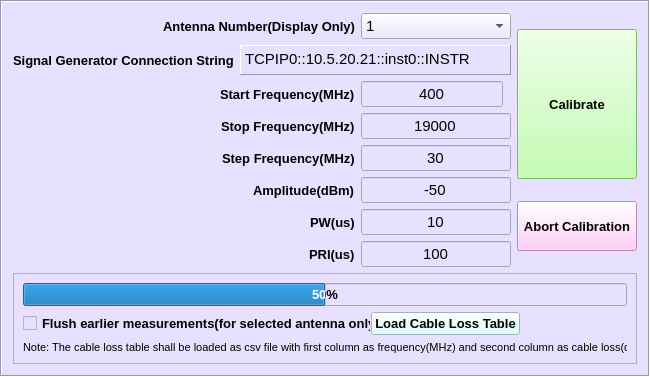
            <widget class="QFrame" name="frame_7">
             <property name="minimumSize">
              <size>
               <width>650</width>
               <height>0</height>
              </size>
             </property>
             <property name="maximumSize">
              <size>
               <width>650</width>
               <height>16777215</height>
              </size>
             </property>
             <property name="font">
              <font>
               <family>Arial</family>
               <pointsize>9</pointsize>
              </font>
             </property>
             <property name="styleSheet">
              <string notr="true">background-color: rgb(231, 225, 255);</string>
             </property>
             <property name="frameShape">
              <enum>QFrame::Box</enum>
             </property>
             <property name="frameShadow">
              <enum>QFrame::Sunken</enum>
             </property>
             <layout class="QGridLayout" name="gridLayout_167">
              <item row="0" column="0">
               <layout class="QGridLayout" name="gridLayout_162">
                <item row="0" column="1" rowspan="3">
                 <layout class="QGridLayout" name="gridLayout_186">
                  <item row="0" column="0">
                   <widget class="QPushButton" name="PB_Calibrate">
                    <property name="minimumSize">
                     <size>
                      <width>120</width>
                      <height>150</height>
                     </size>
                    </property>
                    <property name="maximumSize">
                     <size>
                      <width>120</width>
                      <height>16777215</height>
                     </size>
                    </property>
                    <property name="font">
                     <font>
                      <family>Arial</family>
                      <pointsize>10</pointsize>
                      <weight>75</weight>
                      <bold>true</bold>
                     </font>
                    </property>
                    <property name="toolTip">
                     <string>Calibrate</string>
                    </property>
                    <property name="styleSheet">
                     <string notr="true">background-color: rgb(177, 255, 155);</string>
                    </property>
                    <property name="text">
                     <string>Calibrate</string>
                    </property>
                   </widget>
                  </item>
                  <item row="1" column="0">
                   <widget class="QPushButton" name="PB_Abort_Cal">
                    <property name="maximumSize">
                     <size>
                      <width>16777215</width>
                      <height>50</height>
                     </size>
                    </property>
                    <property name="font">
                     <font>
                      <family>Arial</family>
                      <pointsize>10</pointsize>
                      <weight>75</weight>
                      <bold>true</bold>
                     </font>
                    </property>
                    <property name="toolTip">
                     <string>Abort</string>
                    </property>
                    <property name="styleSheet">
                     <string notr="true">background-color: rgb(255, 194, 245);</string>
                    </property>
                    <property name="text">
                     <string>Abort Calibration</string>
                    </property>
                   </widget>
                  </item>
                 </layout>
                </item>
                <item row="0" column="0">
                 <layout class="QGridLayout" name="gridLayout_160">
                  <item row="0" column="0" alignment="Qt::AlignRight">
                   <widget class="QLabel" name="label_94">
                    <property name="font">
                     <font>
                      <family>Arial</family>
                      <pointsize>10</pointsize>
                      <weight>75</weight>
                      <bold>true</bold>
                     </font>
                    </property>
                    <property name="styleSheet">
                     <string notr="true"/>
                    </property>
                    <property name="text">
                     <string>Antenna Number(Display Only)</string>
                    </property>
                   </widget>
                  </item>
                  <item row="0" column="1">
                   <widget class="QComboBox" name="CB_Ant_Num">
                    <property name="maximumSize">
                     <size>
                      <width>150</width>
                      <height>16777215</height>
                     </size>
                    </property>
                    <property name="font">
                     <font>
                      <family>Arial</family>
                      <pointsize>11</pointsize>
                      <weight>50</weight>
                      <bold>false</bold>
                     </font>
                    </property>
                    <property name="toolTip">
                     <string>Antenna Number</string>
                    </property>
                    <item>
                     <property name="text">
                      <string>1</string>
                     </property>
                    </item>
                   </widget>
                  </item>
                 </layout>
                </item>
                <item row="2" column="0">
                 <layout class="QGridLayout" name="gridLayout_161">
                  <item row="0" column="0" alignment="Qt::AlignRight">
                   <widget class="QLabel" name="label_95">
                    <property name="font">
                     <font>
                      <family>Arial</family>
                      <pointsize>10</pointsize>
                      <weight>75</weight>
                      <bold>true</bold>
                     </font>
                    </property>
                    <property name="text">
                     <string>Start Frequency(MHz)</string>
                    </property>
                   </widget>
                  </item>
                  <item row="0" column="1" alignment="Qt::AlignLeft">
                   <widget class="QLineEdit" name="lineEdit_RWR_StartFreq">
                    <property name="maximumSize">
                     <size>
                      <width>150</width>
                      <height>16777215</height>
                     </size>
                    </property>
                    <property name="font">
                     <font>
                      <family>Arial</family>
                      <pointsize>11</pointsize>
                      <weight>50</weight>
                      <bold>false</bold>
                     </font>
                    </property>
                    <property name="toolTip">
                     <string>Start Frequency</string>
                    </property>
                    <property name="text">
                     <string>400</string>
                    </property>
                    <property name="alignment">
                     <set>Qt::AlignCenter</set>
                    </property>
                   </widget>
                  </item>
                  <item row="1" column="0" alignment="Qt::AlignRight">
                   <widget class="QLabel" name="label_96">
                    <property name="font">
                     <font>
                      <family>Arial</family>
                      <pointsize>10</pointsize>
                      <weight>75</weight>
                      <bold>true</bold>
                     </font>
                    </property>
                    <property name="text">
                     <string>Stop Frequency(MHz)</string>
                    </property>
                   </widget>
                  </item>
                  <item row="1" column="1">
                   <widget class="QLineEdit" name="lineEdit_RWR_StopFreq">
                    <property name="maximumSize">
                     <size>
                      <width>150</width>
                      <height>16777215</height>
                     </size>
                    </property>
                    <property name="font">
                     <font>
                      <family>Arial</family>
                      <pointsize>11</pointsize>
                      <weight>50</weight>
                      <bold>false</bold>
                     </font>
                    </property>
                    <property name="toolTip">
                     <string>Stop Frequency</string>
                    </property>
                    <property name="text">
                     <string>19000</string>
                    </property>
                    <property name="alignment">
                     <set>Qt::AlignCenter</set>
                    </property>
                   </widget>
                  </item>
                  <item row="2" column="0" alignment="Qt::AlignRight">
                   <widget class="QLabel" name="label_102">
                    <property name="font">
                     <font>
                      <family>Arial</family>
                      <pointsize>10</pointsize>
                      <weight>75</weight>
                      <bold>true</bold>
                     </font>
                    </property>
                    <property name="text">
                     <string>Step Frequency(MHz)</string>
                    </property>
                   </widget>
                  </item>
                  <item row="2" column="1">
                   <widget class="QLineEdit" name="lineEdit_RWR_StepFreq">
                    <property name="maximumSize">
                     <size>
                      <width>150</width>
                      <height>16777215</height>
                     </size>
                    </property>
                    <property name="font">
                     <font>
                      <family>Arial</family>
                      <pointsize>11</pointsize>
                      <weight>50</weight>
                      <bold>false</bold>
                     </font>
                    </property>
                    <property name="toolTip">
                     <string>Step Frequency</string>
                    </property>
                    <property name="text">
                     <string>30</string>
                    </property>
                    <property name="alignment">
                     <set>Qt::AlignCenter</set>
                    </property>
                   </widget>
                  </item>
                  <item row="3" column="0" alignment="Qt::AlignRight">
                   <widget class="QLabel" name="label_100">
                    <property name="font">
                     <font>
                      <family>Arial</family>
                      <pointsize>10</pointsize>
                      <weight>75</weight>
                      <bold>true</bold>
                     </font>
                    </property>
                    <property name="text">
                     <string>Amplitude(dBm)</string>
                    </property>
                   </widget>
                  </item>
                  <item row="3" column="1">
                   <widget class="QLineEdit" name="lineEdit_RWR_Ampl">
                    <property name="maximumSize">
                     <size>
                      <width>150</width>
                      <height>16777215</height>
                     </size>
                    </property>
                    <property name="font">
                     <font>
                      <family>Arial</family>
                      <pointsize>11</pointsize>
                      <weight>50</weight>
                      <bold>false</bold>
                     </font>
                    </property>
                    <property name="toolTip">
                     <string>Amplitude</string>
                    </property>
                    <property name="text">
                     <string>-50</string>
                    </property>
                    <property name="alignment">
                     <set>Qt::AlignCenter</set>
                    </property>
                   </widget>
                  </item>
                  <item row="4" column="0" alignment="Qt::AlignRight">
                   <widget class="QLabel" name="label_98">
                    <property name="font">
                     <font>
                      <family>Arial</family>
                      <pointsize>10</pointsize>
                      <weight>75</weight>
                      <bold>true</bold>
                     </font>
                    </property>
                    <property name="text">
                     <string>PW(us)</string>
                    </property>
                   </widget>
                  </item>
                  <item row="4" column="1">
                   <widget class="QLineEdit" name="lineEdit_RWR_PW">
                    <property name="maximumSize">
                     <size>
                      <width>150</width>
                      <height>16777215</height>
                     </size>
                    </property>
                    <property name="font">
                     <font>
                      <family>Arial</family>
                      <pointsize>11</pointsize>
                      <weight>50</weight>
                      <bold>false</bold>
                     </font>
                    </property>
                    <property name="toolTip">
                     <string>PulseWidth</string>
                    </property>
                    <property name="text">
                     <string>10</string>
                    </property>
                    <property name="alignment">
                     <set>Qt::AlignCenter</set>
                    </property>
                   </widget>
                  </item>
                  <item row="5" column="0" alignment="Qt::AlignRight">
                   <widget class="QLabel" name="label_99">
                    <property name="font">
                     <font>
                      <family>Arial</family>
                      <pointsize>10</pointsize>
                      <weight>75</weight>
                      <bold>true</bold>
                     </font>
                    </property>
                    <property name="text">
                     <string>PRI(us)</string>
                    </property>
                   </widget>
                  </item>
                  <item row="5" column="1">
                   <widget class="QLineEdit" name="lineEdit_RWR_PRI">
                    <property name="maximumSize">
                     <size>
                      <width>150</width>
                      <height>16777215</height>
                     </size>
                    </property>
                    <property name="font">
                     <font>
                      <family>Arial</family>
                      <pointsize>11</pointsize>
                      <weight>50</weight>
                      <bold>false</bold>
                     </font>
                    </property>
                    <property name="toolTip">
                     <string>PRI</string>
                    </property>
                    <property name="text">
                     <string>100</string>
                    </property>
                    <property name="alignment">
                     <set>Qt::AlignCenter</set>
                    </property>
                   </widget>
                  </item>
                 </layout>
                </item>
                <item row="1" column="0">
                 <layout class="QGridLayout" name="gridLayout_159">
                  <item row="0" column="0">
                   <widget class="QLabel" name="label_97">
                    <property name="font">
                     <font>
                      <family>Arial</family>
                      <pointsize>10</pointsize>
                      <weight>75</weight>
                      <bold>true</bold>
                     </font>
                    </property>
                    <property name="text">
                     <string>Signal Generator Connection String</string>
                    </property>
                   </widget>
                  </item>
                  <item row="0" column="1" alignment="Qt::AlignTop">
                   <widget class="QTextEdit" name="textEdit_RWR_SigGen">
                    <property name="minimumSize">
                     <size>
                      <width>0</width>
                      <height>0</height>
                     </size>
                    </property>
                    <property name="maximumSize">
                     <size>
                      <width>16777215</width>
                      <height>30</height>
                     </size>
                    </property>
                    <property name="font">
                     <font>
                      <family>Arial</family>
                      <pointsize>11</pointsize>
                      <weight>50</weight>
                      <bold>false</bold>
                     </font>
                    </property>
                    <property name="toolTip">
                     <string>Signal Generator</string>
                    </property>
                    <property name="frameShape">
                     <enum>QFrame::Panel</enum>
                    </property>
                    <property name="frameShadow">
                     <enum>QFrame::Raised</enum>
                    </property>
                    <property name="html">
                     <string>&lt;!DOCTYPE HTML PUBLIC &quot;-//W3C//DTD HTML 4.0//EN&quot; &quot;http://www.w3.org/TR/REC-html40/strict.dtd&quot;&gt;
&lt;html&gt;&lt;head&gt;&lt;meta name=&quot;qrichtext&quot; content=&quot;1&quot; /&gt;&lt;style type=&quot;text/css&quot;&gt;
p, li { white-space: pre-wrap; }
&lt;/style&gt;&lt;/head&gt;&lt;body style=&quot; font-family:'Arial'; font-size:11pt; font-weight:400; font-style:normal;&quot;&gt;
&lt;p style=&quot; margin-top:0px; margin-bottom:0px; margin-left:0px; margin-right:0px; -qt-block-indent:0; text-indent:0px;&quot;&gt;&lt;span style=&quot; font-family:'MS Shell Dlg 2';&quot;&gt;TCPIP0::10.5.20.21::inst0::INSTR&lt;/span&gt;&lt;/p&gt;&lt;/body&gt;&lt;/html&gt;</string>
                    </property>
                    <property name="acceptRichText">
                     <bool>true</bool>
                    </property>
                   </widget>
                  </item>
                 </layout>
                </item>
               </layout>
              </item>
              <item row="1" column="0">
               <widget class="QFrame" name="frame_5">
                <property name="frameShape">
                 <enum>QFrame::StyledPanel</enum>
                </property>
                <property name="frameShadow">
                 <enum>QFrame::Raised</enum>
                </property>
                <layout class="QGridLayout" name="gridLayout_163">
                 <item row="0" column="0">
                  <layout class="QGridLayout" name="gridLayout_187">
                   <property name="horizontalSpacing">
                    <number>0</number>
                   </property>
                   <item row="0" column="0" colspan="2">
                    <widget class="QProgressBar" name="progressBar">
                     <property name="font">
                      <font>
                       <family>Arial</family>
                       <pointsize>10</pointsize>
                       <weight>75</weight>
                       <bold>true</bold>
                      </font>
                     </property>
                     <property name="value">
                      <number>50</number>
                     </property>
                    </widget>
                   </item>
                   <item row="1" column="0">
                    <widget class="QCheckBox" name="checkBox_Flush">
                     <property name="font">
                      <font>
                       <family>Arial</family>
                       <pointsize>10</pointsize>
                       <weight>75</weight>
                       <bold>true</bold>
                      </font>
                     </property>
                     <property name="text">
                      <string>Flush earlier measurements(for selected antenna only)</string>
                     </property>
                    </widget>
                   </item>
                   <item row="1" column="1" alignment="Qt::AlignLeft">
                    <widget class="QPushButton" name="PB_Cable_Loss">
                     <property name="minimumSize">
                      <size>
                       <width>0</width>
                       <height>0</height>
                      </size>
                     </property>
                     <property name="maximumSize">
                      <size>
                       <width>16777215</width>
                       <height>50</height>
                      </size>
                     </property>
                     <property name="font">
                      <font>
                       <family>Arial</family>
                       <pointsize>10</pointsize>
                       <weight>75</weight>
                       <bold>true</bold>
                      </font>
                     </property>
                     <property name="styleSheet">
                      <string notr="true">background-color: rgb(211, 255, 254);</string>
                     </property>
                     <property name="text">
                      <string>Load Cable Loss Table</string>
                     </property>
                    </widget>
                   </item>
                   <item row="2" column="0" colspan="2">
                    <widget class="QLabel" name="label_101">
                     <property name="font">
                      <font>
                       <family>MS Shell Dlg 2</family>
                       <pointsize>8</pointsize>
                       <weight>50</weight>
                       <bold>false</bold>
                      </font>
                     </property>
                     <property name="text">
                      <string>Note: The cable loss table shall be loaded as csv file with first column as frequency(MHz) and second column as cable loss(dB)</string>
                     </property>
                    </widget>
                   </item>
                  </layout>
                 </item>
                </layout>
               </widget>
              </item>
             </layout>
            </widget>
